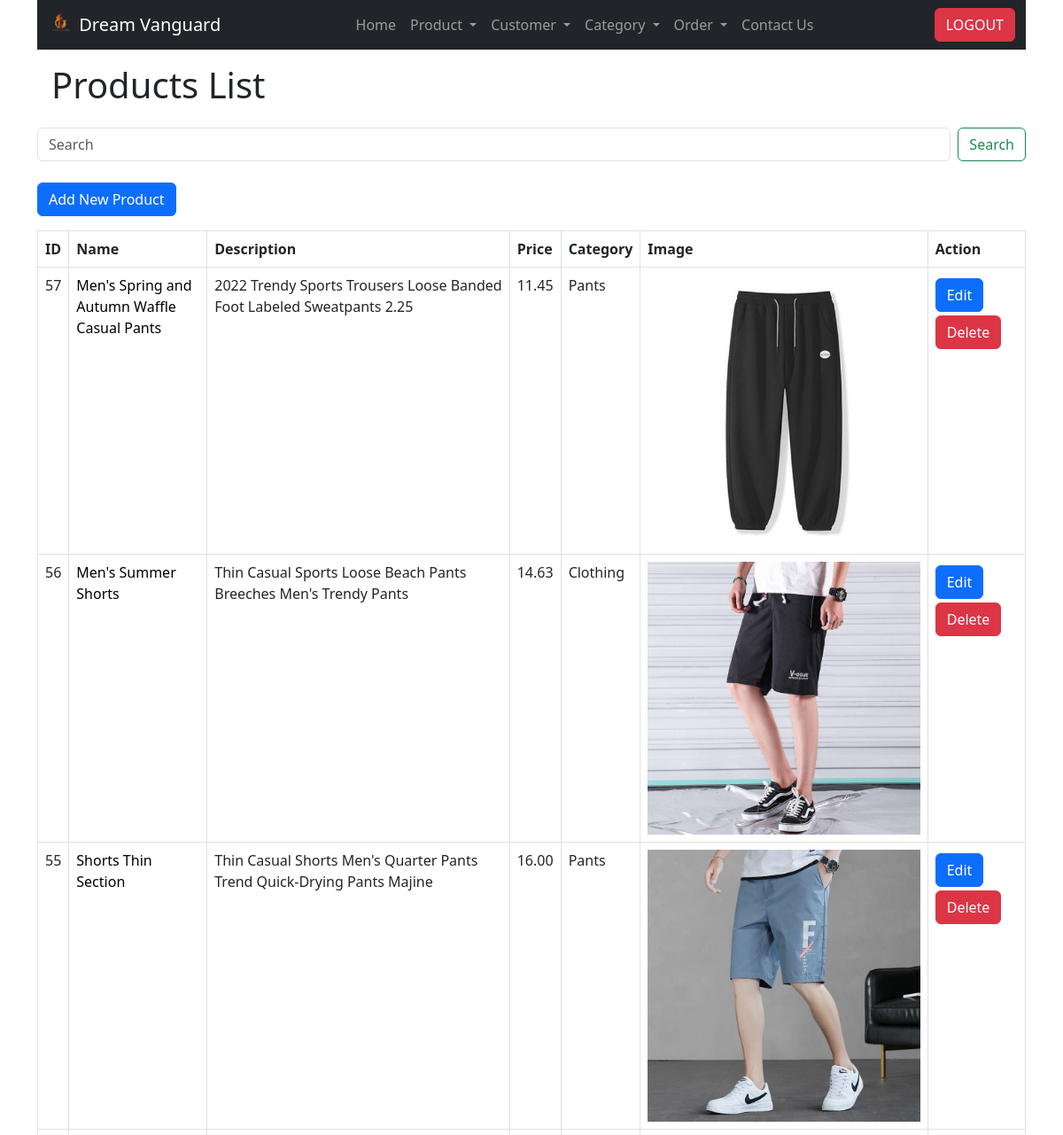
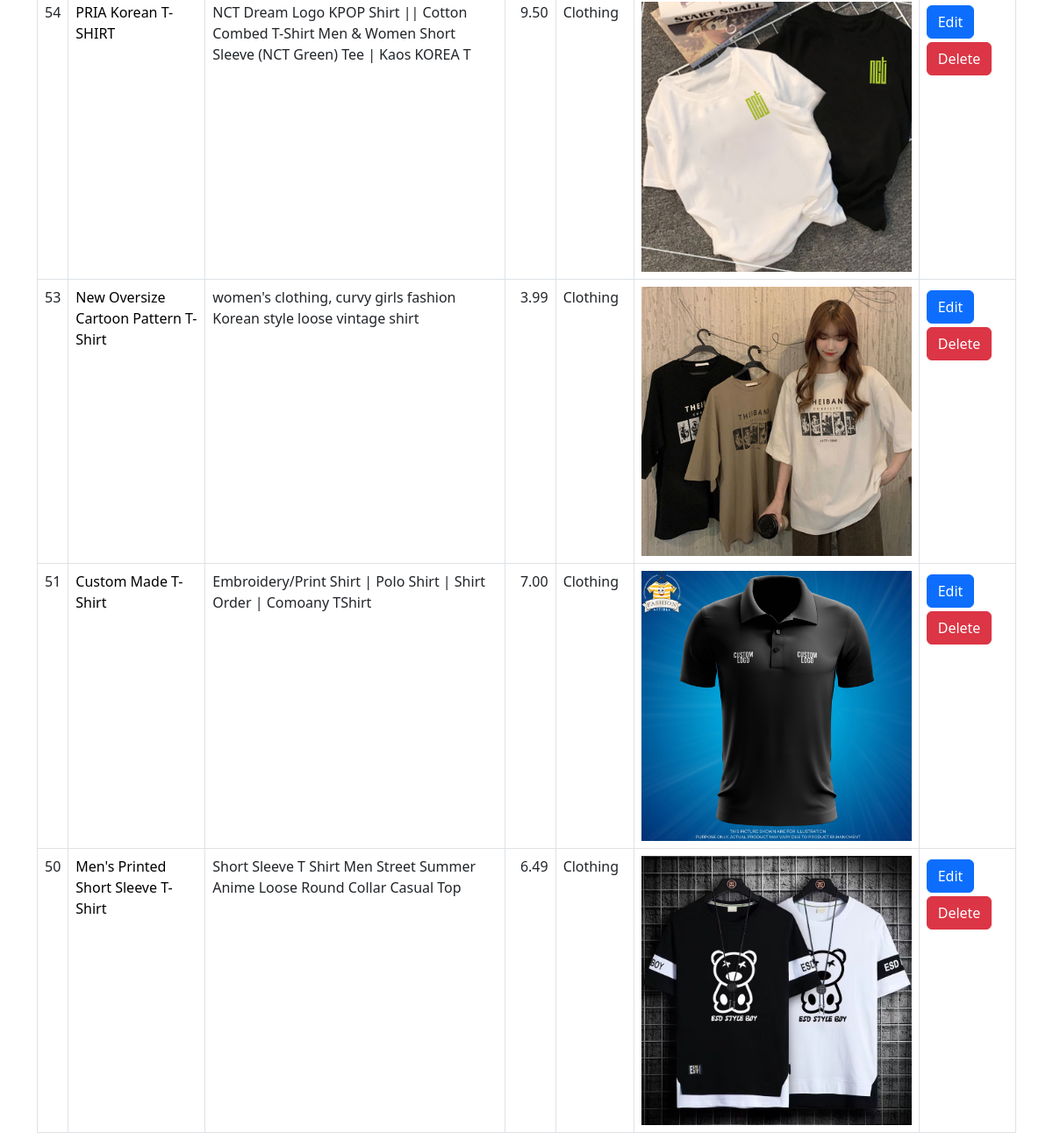
The app's page /product_read.php (signed in) with its own data (2 pictures, top to bottom).
### tables this page shows
CREATE TABLE IF NOT EXISTS `products` (
  `id` int NOT NULL AUTO_INCREMENT,
  `name` varchar(128) NOT NULL,
  `description` text NOT NULL,
  `price` double NOT NULL,
  `created` datetime NOT NULL,
  `modified` timestamp NOT NULL DEFAULT CURRENT_TIMESTAMP ON UPDATE CURRENT_TIMESTAMP,
  `promotion_price` decimal(10,2) DEFAULT NULL,
  `manufacture_date` date DEFAULT NULL,
  `expired_date` date DEFAULT NULL,
  `category_id` int DEFAULT NULL,
  `image` varchar(255) NOT NULL,
  PRIMARY KEY (`id`)
);

CREATE TABLE IF NOT EXISTS `category` (
  `id` int NOT NULL AUTO_INCREMENT,
  `category_name` varchar(100) NOT NULL,
  `description` varchar(255) NOT NULL,
  PRIMARY KEY (`id`)
);

### product_read.php (the view, shortened to what this page needs)
<!DOCTYPE HTML>
<html>
<head>
    <link href="https://cdn.jsdelivr.net/npm/bootstrap@5.3.0/dist/css/bootstrap.min.css" rel="stylesheet">
</head>
<body>
    <div class="container">
        <?php
        include 'includes/navbar.php';
        ?>
        <div class="p-3">
            <h1>Products List</h1>
        </div>
        <form class="d-flex" action="<?php echo $_SERVER["PHP_SELF"]; ?>" method="GET">
            <input class="form-control me-2 mb-2" type="text" name="search" placeholder="Search" aria-label="Search" value="<?php echo isset($_GET['search_keyword']) ? htmlspecialchars($_GET['search_keyword'], ENT_QUOTES) : ''; ?>">
            <button class="btn btn-outline-success mb-2" type="submit">Search</button>
        </form>
        <?php
        include 'config/database.php';
        ?>
        <?php
        $query = "SELECT p.id, p.name, p.description, p.price, p.promotion_price, p.image, c.category_name
                  FROM products p
                  LEFT JOIN category c ON p.category_id = c.id";
        $query .= " ORDER BY p.id DESC";
        $stmt = $con->prepare($query);
        $stmt->execute();
        $num = $stmt->rowCount();
        echo "<a href='product_create.php' class='btn btn-primary mb-3 mt-3 '>Add New Product</a>";
        if ($num > 0) {
            echo "<table class='table table-hover table-responsive table-bordered'>";
            echo "<tr>";
            echo "<th>ID</th>";
            echo "<th>Name</th>";
            echo "<th>Description</th>";
            echo "<th>Price</th>";
            echo "<th>Category</th>";
            echo "<th>Image</th>";
            echo "<th>Action</th>";
            echo "</tr>";
            while ($row = $stmt->fetch(PDO::FETCH_ASSOC)) {
                extract($row);
                echo "<tr>";
                echo "<td>{$id}</td>";
                echo "<td><a href='product_read_one.php?id={$id}' style='color: black; text-decoration: none;'>
    <span style='border-bottom: 1px dotted transparent;'>
        {$name}
    </span>
</a></td>";
                echo "<td>{$description}</td>";
                echo "<td class='text-end'>";
                if (!empty($promotion_price) && $promotion_price > 0) {
                    echo "<div class='text-decoration-line-through'>" . number_format($price, 2) . "</div>";
                    echo number_format($promotion_price, 2);
                } else {
                    echo number_format($price, 2);
                }
                echo "</td>";
                echo "<td>{$category_name}</td>";
                if ($image == "") {
                    echo '<td><img src="img/product.jpg" height="100px" alt=""></td>';
                } else {
                    echo "<td><img src='uploads/{$image}' class='img-fluid' alt='Product Image'></td>";
                }
                echo "<td>";
                echo "<a href='product_update.php?id={$id}' class='btn btn-primary me-3 mt-1'>Edit</a>";
                echo "<a href='#' onclick='product_delete({$id});'  class='btn btn-danger mt-1'>Delete</a>";
                echo "</td>";
                echo "</tr>";
            }
            echo "</table>";
        } else {
            echo "<div class='alert alert-danger'>No records found.</div>";
        }
        ?>
    </div>
</body>
</html>

### includes/navbar.php (shortened to what this page needs)
<nav class="navbar navbar-expand-lg navbar-dark bg-dark">
    <div class="container">
        <div class="navbar-header">
            <a class="navbar-brand" href="index.php">
                <img src="img/dv.png" alt="Dream Vanguard Logo" width="30" height="30" class="d-inline-block align-top">
                Dream Vanguard
            </a>
        </div>
        <div class="navbar-collapse collapse justify-content-center" id="navbarNav">
            <ul class="navbar-nav">
                <li class="nav-item">
                    <a class="nav-link" href="index.php">Home</a>
                </li>
                <li class="nav-item dropdown">
                    <a class="nav-link dropdown-toggle" href="#" id="productDropdown" role="button" data-bs-toggle="dropdown" aria-haspopup="true" aria-expanded="false">
                        Product
                    </a>
                </li>
                <li class="nav-item dropdown">
                    <a class="nav-link dropdown-toggle" href="#" id="customerDropdown" role="button" data-bs-toggle="dropdown" aria-haspopup="true" aria-expanded="false">
                        Customer
                    </a>
                </li>
                <li class="nav-item dropdown">
                    <a class="nav-link dropdown-toggle" href="#" id="categoryDropdown" role="button" data-bs-toggle="dropdown" aria-haspopup="true" aria-expanded="false">
                        Category
                    </a>
                </li>
                <li class="nav-item dropdown">
                    <a class="nav-link dropdown-toggle" href="#" id="orderDropdown" role="button" data-bs-toggle="dropdown" aria-haspopup="true" aria-expanded="false">
                        Order
                    </a>
                </li>
                <li class="nav-item">
                    <a class="nav-link" href="contact.php">Contact Us</a>
                </li>
            </ul>
        </div>
        <div class="navbar-right">
            <ul class="navbar-nav">
                <li class="nav-item">
                    <a href="logout.php" class="btn btn-danger">LOGOUT</a>
                </li>
            </ul>
        </div>
    </div>
</nav>

### includes/navbar.php (style rules this page uses)
a { text-decoration: none; color: black; }

### records on screen
products: id "57", name "Men's Spring and Autumn Waffle Casual Pants", description "2022 Trendy Sports Trousers Loose Banded Foot Labeled Sweatpants 2.25", price "11.45", category.category_name "Pants", image (picture)
products: id "56", name "Men's Summer Shorts", description "Thin Casual Sports Loose Beach Pants Breeches Men's Trendy Pants", price "14.63", category.category_name "Clothing", image (picture)
products: id "55", name "Shorts Thin Section", description "Thin Casual Shorts Men's Quarter Pants Trend Quick-Drying Pants Majine", price "16.00", category.category_name "Pants", image (picture)
products: id "54", name "PRIA Korean T-SHIRT", description "NCT Dream Logo KPOP Shirt || Cotton Combed T-Shirt Men & Women Short Sleeve (NCT Green) Tee | Kaos KOREA T", price "9.50", category.category_name "Clothing", image (picture)
products: id "53", name "New Oversize Cartoon Pattern T-Shirt", description "women's clothing, curvy girls fashion Korean style loose vintage shirt", price "3.99", category.category_name "Clothing", image (picture)
products: id "51", name "Custom Made T-Shirt", description "Embroidery/Print Shirt | Polo Shirt | Shirt Order | Comoany TShirt", price "7.00", category.category_name "Clothing", image (picture)
products: id "50", name "Men's Printed Short Sleeve T-Shirt", description "Short Sleeve T Shirt Men Street Summer Anime Loose Round Collar Casual Top", price "6.49", category.category_name "Clothing", image (picture)
